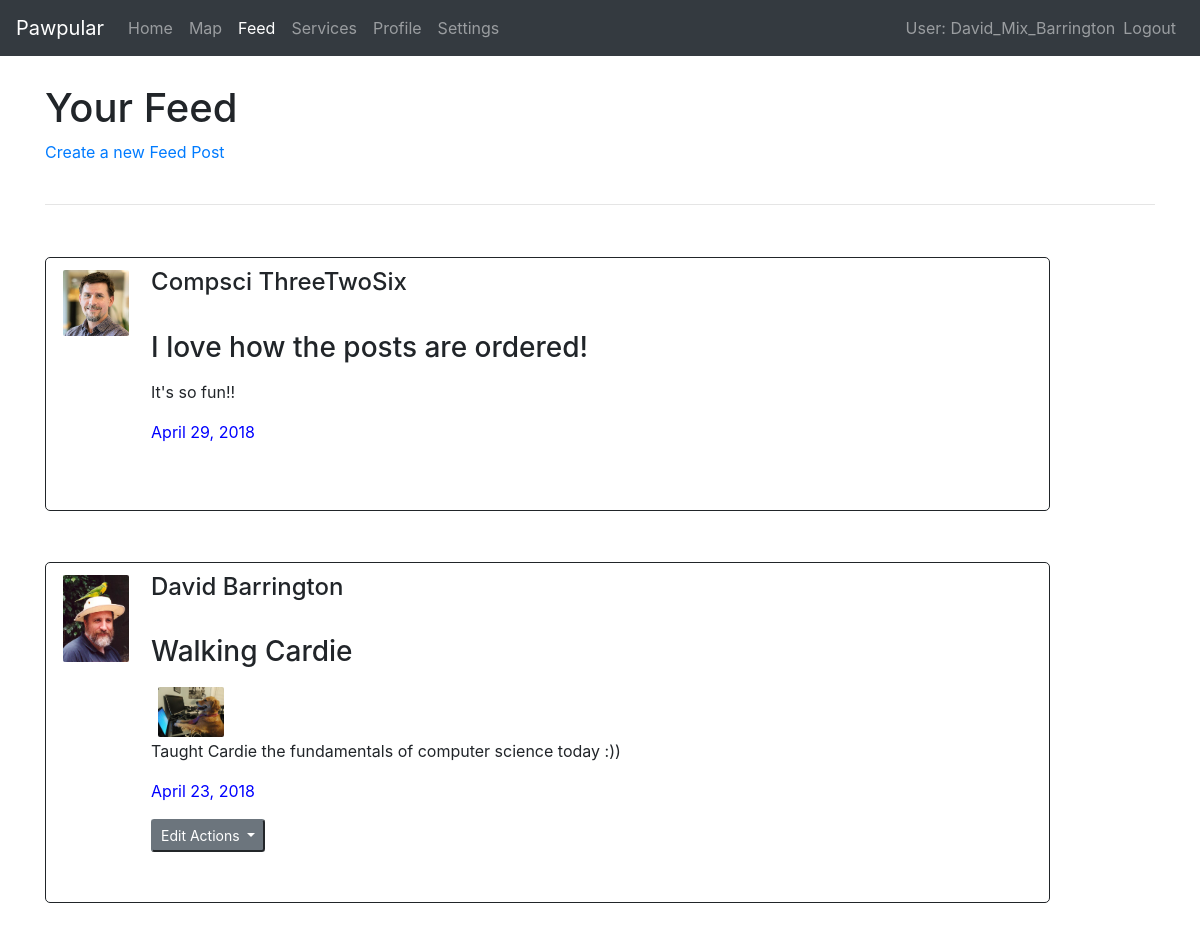
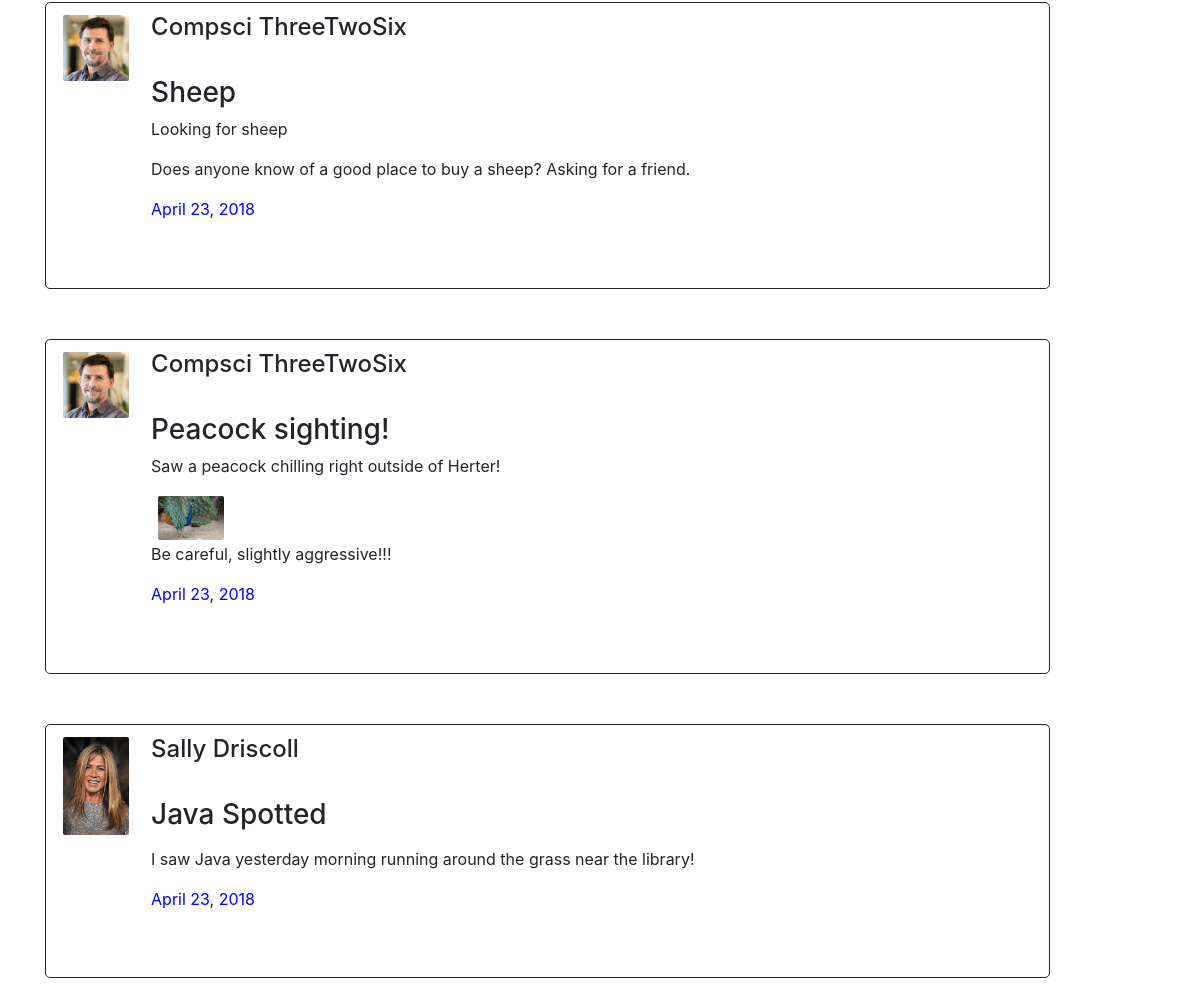
/pawpular/chat/ (signed in), run on the app's committed database (2 pictures, top to bottom).
### pawpular/models.py (models this page shows, shortened)
class Post(models.Model):
    createdBy = models.ForeignKey('Profile', on_delete=models.CASCADE)
    id = models.UUIDField(primary_key=True, default=uuid.uuid4)
    text = models.TextField(max_length=150)
    image = models.ImageField(upload_to='uploads/', blank=True,max_length=100)
    createdOn = models.DateField()
    title = models.CharField(max_length=50, default='')
    class Meta:
        abstract = True
        ordering = ["-createdOn","createdBy"]

class FeedPost(Post):
    post = models.TextField(max_length=1000, default='')

class Profile(models.Model):
    user = models.OneToOneField(User, on_delete=models.CASCADE)
    uuid = models.UUIDField(primary_key=True, default=uuid.uuid4)
    image = models.ImageField(upload_to='uploads/',blank = True)
    pets = models.ManyToManyField('Pet', blank=True)
    feedPosts = models.ManyToManyField('FeedPost', blank=True)
    mapPosts = models.ManyToManyField('MapPost', blank=True)
    servicePosts = models.ManyToManyField('ServicePost', blank=True)
    status=(
        ('1','on'),
        ('0','off'),
        )
    settings = models.CharField(max_length=1,choices=status, blank=False,default='1',help_text = 'settings status status')
    def get_absolute_url(self):
        return "/pawpular/profile/" + self.uuid.__str__()

### pawpular/views.py (the view, shortened to what this page needs)
# urls.py: path('chat/', views.Chat.as_view(), name='chat'),
class Chat(LoginRequiredMixin, generic.ListView):
    model = FeedPost

### pawpular/templates/pawpular/feedpost_list.html (shortened to what this page needs)
{% extends "base_generic.html" %}
    {% block content %}
    <div class="container">
            <h1 style="padding-top:2.5%;">Your Feed</h1>
            <div><a  class="button" href="{%url 'feedpost_new' %}">Create a new Feed Post</a></div>
            <br>
            <hr>
    </div>
    <div class="container" style = "padding-right:10%;padding-top:3%;padding-bottom:10%;">
        {% for post in feedpost_list %}
        <div style="padding-bottom:5%;">
            <div class="media" >
                <div class="media-left media-top">
                    <img src="http://127.0.0.1:8000/pawpular/uploads/{{post.createdBy.image}}" class="media-object rounded" style="width:70px">
                </div>
                <div class="media-body">
                    <h4>{{post.createdBy.user.first_name}} {{post.createdBy.user.last_name}}</h4>
                    <h4 class="media-heading" style="padding-top:2%;"><a href="{{post.createdBy.get_absolute_url}}"> {{post.createdBy.fname}} {{post.createdBy.lname}} </a></h4>
                    <h3>{{post.title}}</h3>
                    <p>{{post.text}}</p>
                    {% if post.image %}
                        <img src="http://127.0.0.1:8000/pawpular/uploads/{{post.image}}" class="media-object rounded" style="width:70px">
                    {% endif %}
                    <p>{{post.post}}</p>
                    <p style = "color:blue">{{post.createdOn}}</p>
                    {% ifequal request.user post.createdBy.user %}
                    <div class="dropdown">
                        <button class="btn-sm btn-secondary dropdown-toggle outline" type="button" id="dropdownMenuButton" data-toggle="dropdown" aria-haspopup="true" aria-expanded="false">
                            Edit Actions
                        </button>
                    </div>
                    {% endifequal %}
                </div>
            </div>
        </div>
        {% endfor %}
    </div>
{% endblock %}

### pawpular/templates/base_generic.html (shortened to what this page needs)
<html lang="en">
<head>
  <link rel="stylesheet" href="https://maxcdn.bootstrapcdn.com/bootstrap/4.0.0/css/bootstrap.min.css">
</head>
<body data-spy="scroll" data-target=".navbar">
  {% block navbar%}
  <nav class="navbar navbar-expand-md bg-dark navbar-dark">
    <a class="navbar-brand" href="{% url 'index' %}">Pawpular</a>
        <div class="collapse navbar-collapse" id="collapsibleNavbar">
            <ul class="navbar-nav mr-auto">
            {% if user.is_authenticated %}
                <li {% if request.resolver_match.url_name == 'index' %} class="active" {% endif %}>
                        <a class="nav-link" href="{% url 'index' %}">Home</a>
                    </li>
                    <li {% if request.resolver_match.url_name == 'map' %} class="active" {% endif %}>
                        <a class="nav-link" href="{% url 'map' %}">Map</a>
                    </li>
                    <li {% if request.resolver_match.url_name == 'chat' %} class="active" {% endif %}>
                        <a class="nav-link" href="{% url 'chat' %}">Feed</a>
                    </li>
                    <li {% if request.resolver_match.url_name == 'services' %} class="active" {% endif %}>
                        <a class="nav-link" href="{% url 'services' %}">Services</a>
                    </li>
                    <li {% if request.resolver_match.url_name == 'profile' %} class="active" {% endif %}>
                        <a class="nav-link" href={{user.profile.get_absolute_url}} >Profile</a>
                    </li>
                    <li {% if request.resolver_match.url_name == 'settings' %} class="active" {% endif %}>
                        <a class="nav-link" href="{% url 'settings' %}">Settings</a>
                    </li>
                    </ul>
                    <ul class="navbar-nav mrl-auto">
                      <li class="navbar-text">User: {{ user.get_username }}</li>
                        <li class ="navbar-nav">
                          <a class="nav-link" href="{% url 'logout' %}?next={{request.path}}">Logout</a>
                        </li>
                    {% else %}
                      <li class="navbar-nav">
                          <a class = "nav-link" href="{% url 'login'%}?next={{request.path}}">Login</a>
                        </li>
                    </ul>
                    {% endif %}
        </div>
    </nav>
  {% endblock %}
  {% block content %}{% endblock %}
</body>

### pawpular/templates/pawpular/feedpost_list.html (style rules this page uses)
div.media { padding-top:1%; padding-left:1%; padding-bottom:5%;border:solid .5px;border-radius: 5px; }
div.media-body { padding-bottom: 0%; }
img { margin-right:20px; margin-left:5px; padding:2px; }

### data on the page
FeedPost: createdBy.image (picture), createdBy.user.first_name "Compsci", createdBy.user.last_name "ThreeTwoSix", title "I love how the posts are ordered!", post "It's so fun!!", createdOn "April 29, 2018"
FeedPost: createdBy.image (picture), createdBy.user.first_name "David", createdBy.user.last_name "Barrington", title "Walking Cardie", image (picture), post "Taught Cardie the fundamentals of computer science today :))", createdOn "April 23, 2018"
FeedPost: createdBy.image (picture), createdBy.user.first_name "Compsci", createdBy.user.last_name "ThreeTwoSix", title "Sheep", text "Looking for sheep", post "Does anyone know of a good place to buy a sheep? Asking for a friend.", createdOn "April 23, 2018"
FeedPost: createdBy.image (picture), createdBy.user.first_name "Compsci", createdBy.user.last_name "ThreeTwoSix", title "Peacock sighting!", text "Saw a peacock chilling right outside of Herter!", image (picture), post "Be careful, slightly aggressive!!!", createdOn "April 23, 2018"
FeedPost: createdBy.image (picture), createdBy.user.first_name "Sally", createdBy.user.last_name "Driscoll", title "Java Spotted", post "I saw Java yesterday morning running around the grass near the library!", createdOn "April 23, 2018"

### other printed values
{{ user.get_username }} "David_Mix_Barrington"
